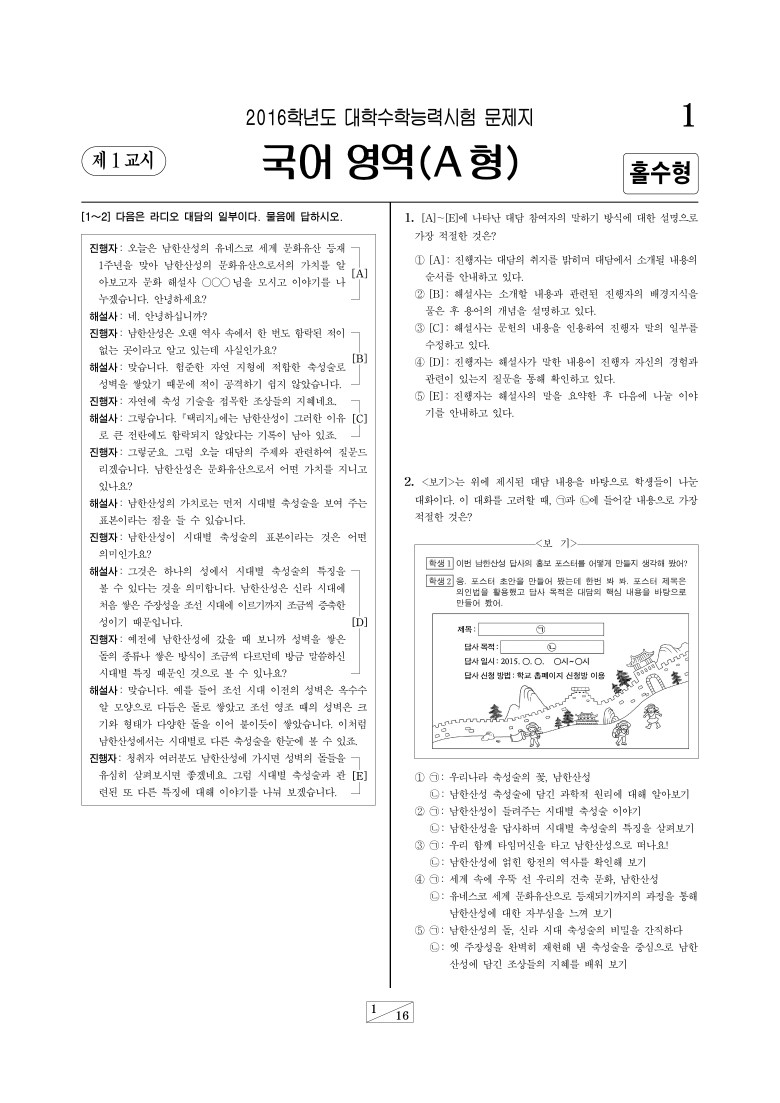
#> input picture data/raw/2016_11_A/0.png, 2339 x 3309 px, found by its file name (shown at 1/3 size)
$ jupyter execute --allow-errors korean_parser.ipynb   (shell and % lines are left out)
#> lines starting #> are read from the running program, lines starting #| are printed output that depends on the picture; after the words box and inside, x2 and y2 are one past the last pixel; in counts of white or black regions, pixels touching at a corner belong together
[cell 1]
import os
import sys
import matplotlib.pyplot as plt
import numpy as np
from PIL import Image
from pdf2image import convert_from_path
import cv2
from pathlib import Path
from tqdm import tqdm
import math
import pdfplumber
import pytesseract as pyt

[cell 2]
test_name = "2022_11"
data_dir = Path("../data/")
raw_dir = data_dir/"raw"
pdf_dir = data_dir/"pdf"
pdf_path = pdf_dir/(test_name+".pdf")
output_dir = raw_dir/test_name

# pdf to png
just when convert pdf to png

#> (a cell that did not finish here is left out)

[cell 4]
# pages = convert_from_path(str(pdf_path))

[cell 5]
# img = np.array(pages[0])
# gray = cv2.cvtColor(img[:,:,::-1],cv2.COLOR_BGR2GRAY)
# imshow(gray)

# edge detection

[cell 6]
png_file = str(output_dir / "0.png")

[cell 7]
def imshow(img):
    fig, ax= plt.subplots(1,1, figsize=(20,20))
    ax.imshow(img, cmap = "gray")

[cell 8]
# Load the image
img = cv2.imread(png_file)
#> img is the input picture: shape (3309, 2339, 3); min 0, max 255, mean 245.6
gray = cv2.cvtColor(img, cv2.COLOR_BGR2GRAY)
print(img.shape)
#| (3309, 2339, 3)
imshow(gray)

[cell 9]
thresh1 = 1520
thresh2 = 1000
dst = cv2.Canny(gray, thresh1, thresh2)
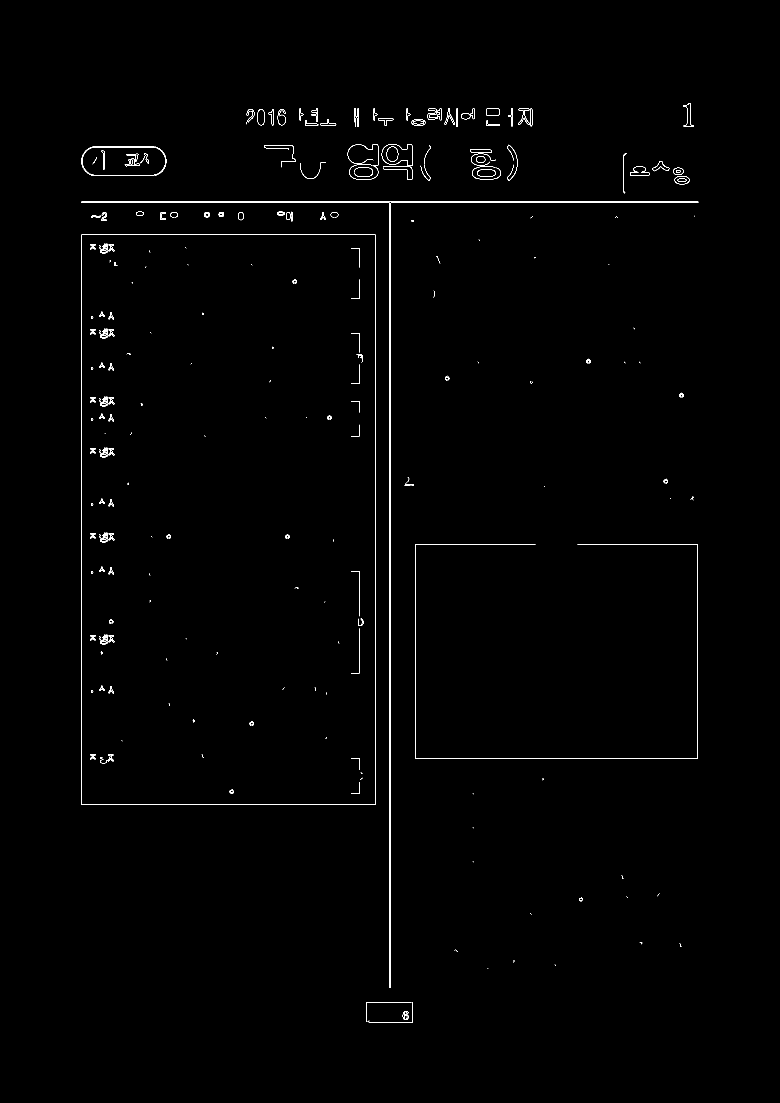
#> dst: shape (3309, 2339) (shown at 1/3 size); 0.43% white in thin lines or dots, all inside (x1, y1, x2, y2) = (243, 309, 2095, 3067)
# canny 조정 참고
# https://engineer-mole.tistory.com/243

[cell 10]
imshow(dst)

[cell 11]
# Copy edges to the images that will display the results in BGR
cdst = cv2.cvtColor(dst, cv2.COLOR_GRAY2BGR)

# problematic hough
lines = cv2.HoughLinesP(dst, 1, np.pi / 180, 1000, None, 1000, 10)
#> lines = [[1168, 2961, 1168, 604], [1172, 2963, 1172, 604], [245, 604, 2093, 604], [244, 607, 2094, 607], [245, 2414, 245, 703], [1125, 2414, 1125, 703]]
print(len(lines))
#| 6

# extract T lines function
def extract_T(lines):
    '''
    arguments : list([x1,y1,x2,y2])
    return : (max length horizontal line, max length vertical line)
    '''
    xlen = []
    ylen = []
    maxx = 0
    maxy = 0
    for i, line in enumerate(lines):
        x1,y1,x2,y2 = line[0]
        xlen.append(abs(x2-x1))
        ylen.append(abs(y2-y1))
#> this loop made 6 passes
#> after the loop, xlen = [0, 0, 1848, 1850, 0, 0]; ylen = [2357, 2359, 0, 0, 1711, 1711]
    xi = xlen.index(max(xlen))
#> xi = 3
    yi = ylen.index(max(ylen))
#> yi = 1
    return lines[yi], lines[xi]

T = extract_T(lines)
#> T = ([[1172, 2963, 1172, 604]], [[244, 607, 2094, 607]])

if T is not None:
    for i in range(0, len(T)):
        l = T[i][0]
        cv2.line(cdst, (l[0], l[1]), (l[2], l[3]), (0,0,255), 3, cv2.LINE_AA)
#> this loop made 2 passes
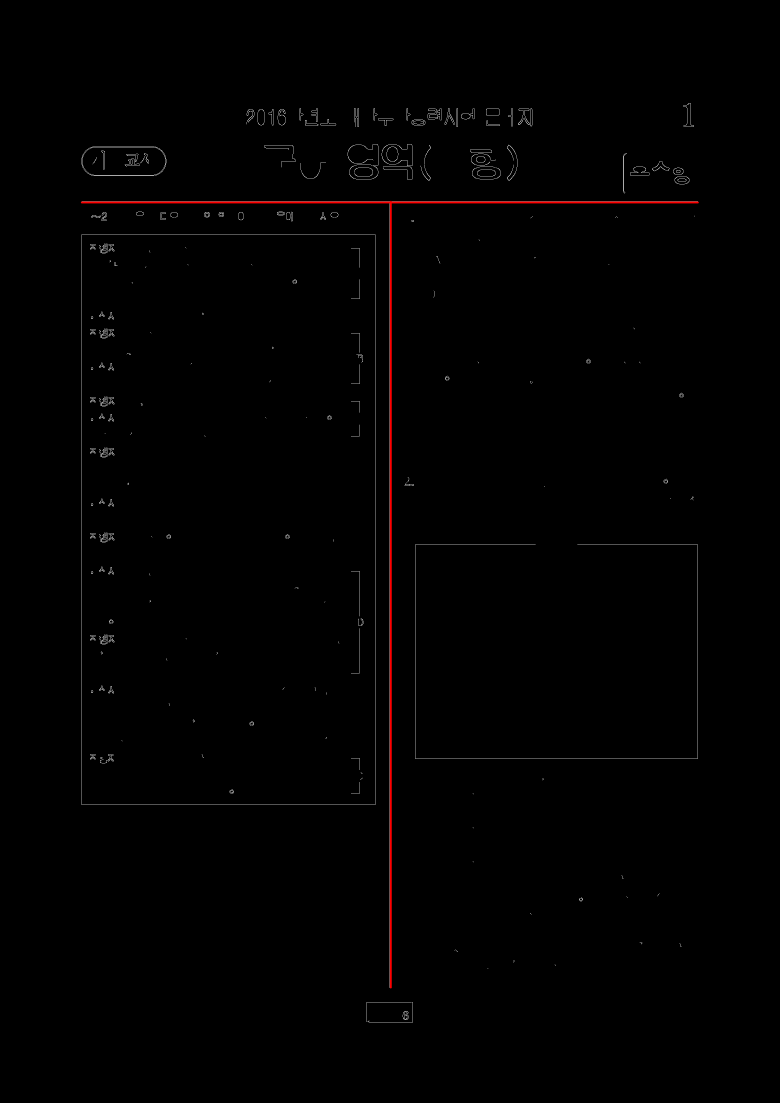
#> cdst: shape (3309, 2339, 3) (shown at 1/3 size); mean B, G, R 0.9, 0.9, 1.7

[cell 12]
imshow(cdst)

[cell 13]
T
#> Out has the same summary as T

[cell 14]
x1,y1,_,y0 = T[0][0]
#> x1 = 1172; y1 = 2963; y0 = 604
if y0>y1:
    y0,y1 = y1,y0
x0,_,x2,_ = T[1][0]
#> x0 = 244; x2 = 2094
x0 -= 15
#> x0 = 229
x2 += 15
#> x2 = 2109
y0 += 3
#> y0 = 607
y1 += 5
#> y1 = 2968

[cell 15]
dst.shape
#> Out = (3309, 2339)

[cell 16]
left = gray[y0:y1,x0:x1-5]
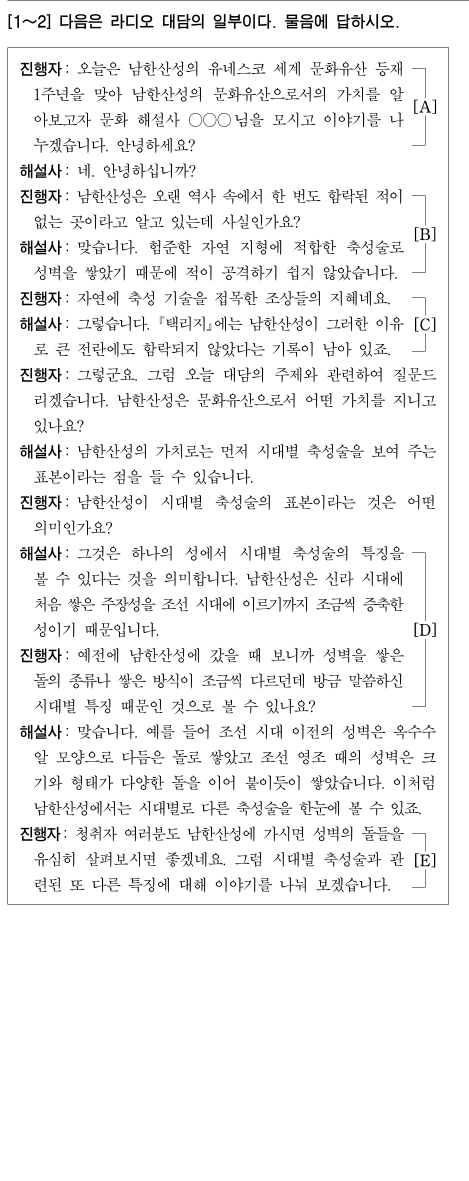
#> left: shape (2361, 938) (shown at 1/2 size); min 0, max 255, mean 242.2
right = gray[y0:y1,x1+5:x2]
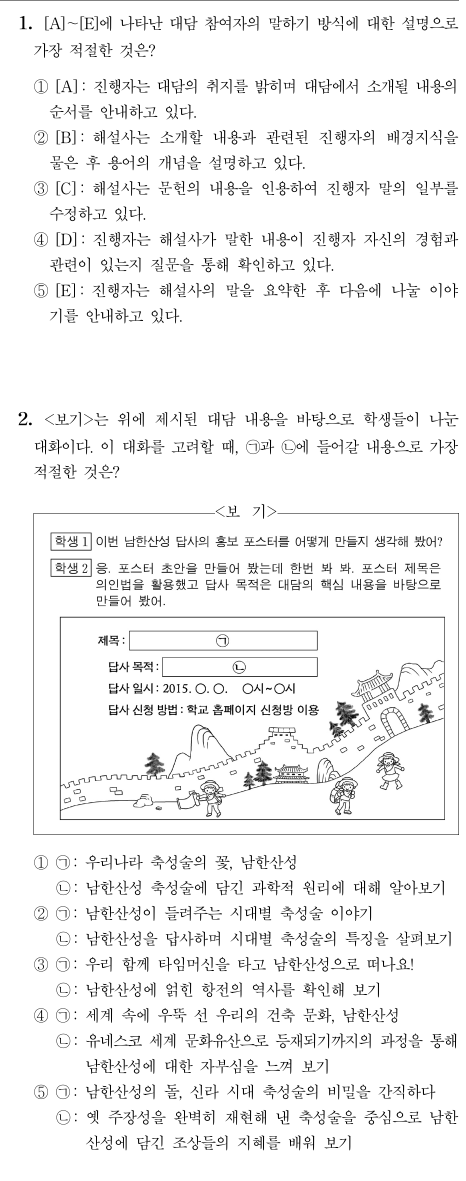
#> right: shape (2361, 932) (shown at 1/2 size); min 0, max 255, mean 242.2

[cell 17]
imshow(left)

[cell 18]
imshow(right)

[cell 19]
# pre-processing
_, thresh = cv2.threshold(left, 220, 255, cv2.THRESH_BINARY)
#> thresh: shape (2361, 938); 92.9% white; black in thin lines or dots, all inside (x1, y1, x2, y2) = (15, 0, 938, 1809)
thresh = cv2.bitwise_not(thresh)
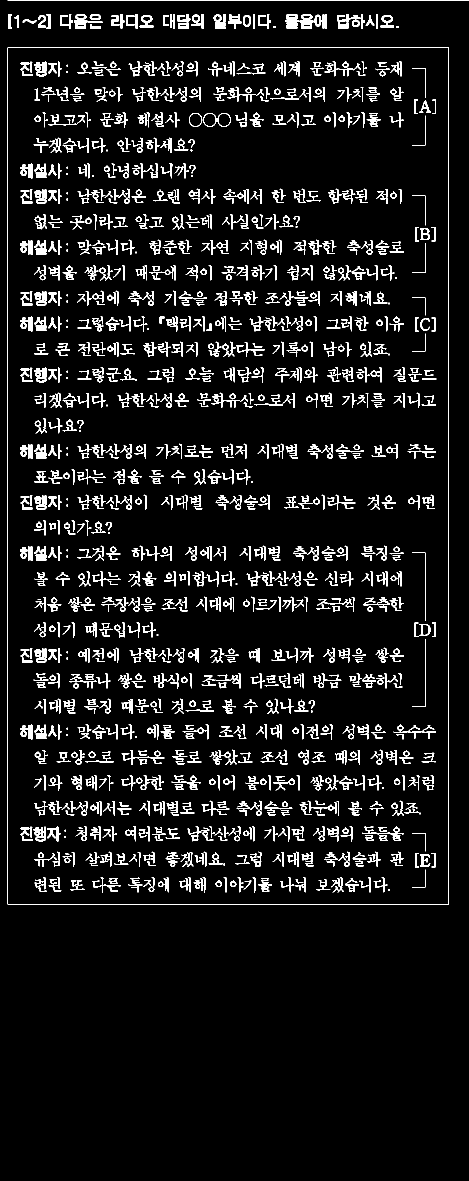
#> thresh: shape (2361, 938) (shown at 1/2 size); 7.1% white in thin lines or dots, all inside (x1, y1, x2, y2) = (15, 0, 938, 1809)

[cell 20]
kernel = np.ones((25, 25))
iterations = 5

thresh = cv2.dilate(thresh, kernel, iterations=iterations)
#> thresh: shape (2361, 938); 79.1% white; 2 black regions, box (x1, y1, x2, y2) and area: (0, 1869, 938, 2361) 461496, (451, 315, 764, 318) 671
imshow(thresh)
thresh = cv2.erode(thresh, kernel, iterations=iterations)
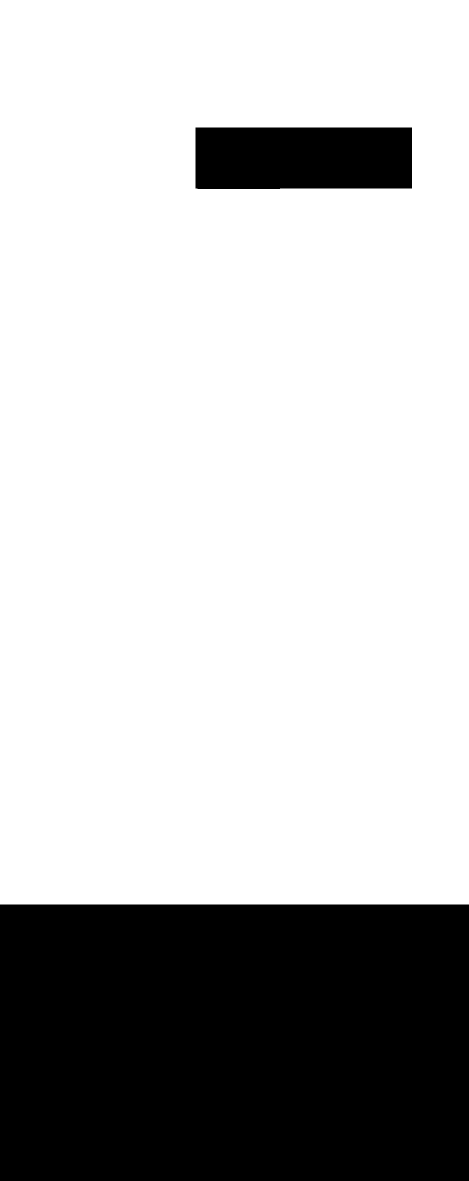
#> thresh: shape (2361, 938) (shown at 1/2 size); 74.2% white; 2 black regions, box (x1, y1, x2, y2) and area: (0, 1809, 938, 2361) 517776, (391, 255, 824, 378) 52991
imshow(thresh)

[cell 21]
# find the contours
contours, _ = cv2.findContours(thresh, cv2.RETR_EXTERNAL, cv2.CHAIN_APPROX_SIMPLE)
#> contours = [[[0, 0], [0, 1808], [937, 1808], [937, 0]]]

# sort y-axis
contours = sorted(contours, key=lambda x: cv2.boundingRect(x)[1])
print(len(contours))
#| 1

[cell 22]
for contour in contours:
    (x, y, w, h) = cv2.boundingRect(contour)
    # if w > cfg.min_width and h > cfg.min_height:
    imshow(left[y : y + h, x : x + w])
#> this loop made 1 pass
#> (contour, x, y, w, h) on pass 1: ([[0, 0], [0, 1808], [937, 1808], [937, 0]], 0, 0, 938, 1809)
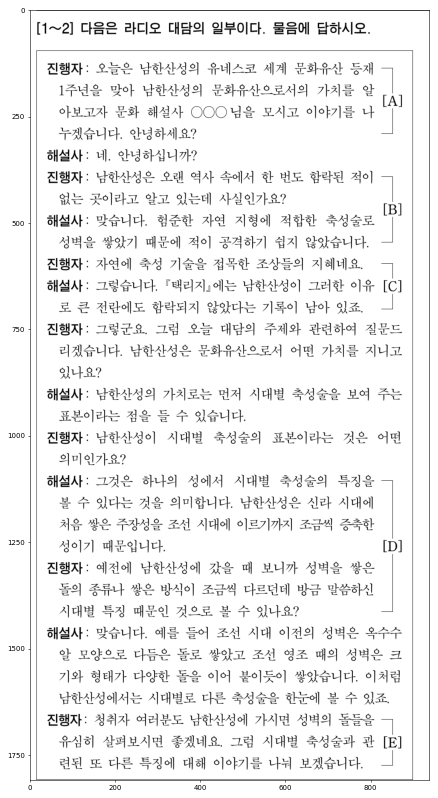
#> figure drawn by matplotlib, 1 panel

## template matching - 물음에 답하시오

[cell 23]
template = cv2.imread(str(data_dir/"template"/"moorm.png"))
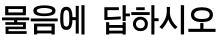
#> input picture data/template/moorm.png, 220 x 40 px
#> template is the input picture: shape (40, 220, 3); min 0, max 255, mean 191.8

[cell 24]
type(template)

#> (a cell that did not finish here is left out)

[cell 26]
cimg = img.copy()
threshold = 0.8
#> (the rest of this cell did not finish here and is left out)

## pdf plumber

[cell 27]
def get_xy(word, width, height):
    x0 = word['x0'] / width
    y0 = word['top'] / height
    x1 = word['x1'] / width
    y1 = word['bottom'] / height
    return x0,y0,x1,y1


def find_problems(words):
    probs = []
    for w in words:
        if w['text'][-1]=='.' and w['text'][:-1].isdigit():
            probs.append(w)
    return probs


def find_jimoons(words):
    jimoons = []
    for word in words:
        if word["text"][0] == '[' and word["text"][-1] == ']' and '～' in word['text']:
            jimoons.append(word)
    return jimoons

[cell 28]
# check
cimg = img.copy()
h,w,_ = cimg.shape
#> h = 3309; w = 2339
#> (the rest of this cell did not finish here and is left out)
